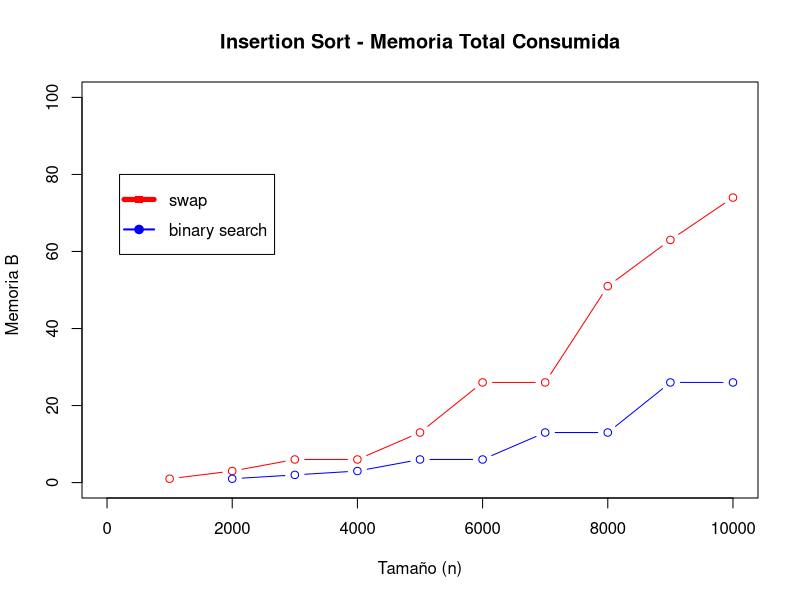

This chart was generated by the following R code:
data <- read.csv("benchmark-report-swap_1.csv")
plot(type="b", x = data$Tamaño, y = data$BytesMemoria, col="red", xlab="Tamaño (n)", ylab= "Memoria B  ", xlim = c(0,10000), ylim= c(0,100) )
data2 <- read.csv("benchmark-report-binary_search_1.csv")
lines(type="b", x=data2$Tamaño, y = data2$BytesMemoria, col="blue")
legend(200,80,c("swap","binary search"), lwd=c(5,2), col=c("red","blue"), pch=c(15,19), y.intersp=1.5)
title("Insertion Sort - Memoria Total Consumida")
dev.print(svg, file ="memory-plot.svg")



